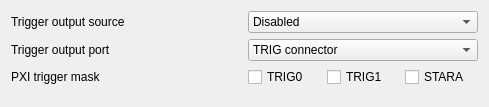
<?xml version="1.0" encoding="UTF-8"?>
<ui version="4.0">
 <class>AuxTriggerDialog</class>
 <widget class="QDialog" name="AuxTriggerDialog">
  <property name="geometry">
   <rect>
    <x>0</x>
    <y>0</y>
    <width>489</width>
    <height>107</height>
   </rect>
  </property>
  <property name="windowTitle">
   <string>Dialog</string>
  </property>
  <layout class="QGridLayout" name="gridLayout">
   <item row="2" column="1">
    <widget class="QComboBox" name="triggerOutputPort">
     <item>
      <property name="text">
       <string>TRIG connector</string>
      </property>
     </item>
     <item>
      <property name="text">
       <string>PXIe STARC</string>
      </property>
     </item>
     <item>
      <property name="text">
       <string>PXI TRIG0</string>
      </property>
     </item>
     <item>
      <property name="text">
       <string>PXI TRIG1</string>
      </property>
     </item>
     <item>
      <property name="text">
       <string>SYNC connector</string>
      </property>
     </item>
    </widget>
   </item>
   <item row="1" column="1">
    <widget class="QComboBox" name="triggerOutputSource">
     <item>
      <property name="text">
       <string>Disabled</string>
      </property>
     </item>
     <item>
      <property name="text">
       <string>Internal trigger</string>
      </property>
     </item>
     <item>
      <property name="text">
       <string>External trigger</string>
      </property>
     </item>
    </widget>
   </item>
   <item row="1" column="0">
    <widget class="QLabel" name="label_2">
     <property name="text">
      <string>Trigger output source</string>
     </property>
    </widget>
   </item>
   <item row="2" column="0">
    <widget class="QLabel" name="label">
     <property name="text">
      <string>Trigger output port</string>
     </property>
    </widget>
   </item>
   <item row="4" column="1">
    <spacer name="verticalSpacer">
     <property name="orientation">
      <enum>Qt::Vertical</enum>
     </property>
     <property name="sizeHint" stdset="0">
      <size>
       <width>20</width>
       <height>40</height>
      </size>
     </property>
    </spacer>
   </item>
   <item row="3" column="0">
    <widget class="QLabel" name="label_3">
     <property name="text">
      <string>PXI trigger mask</string>
     </property>
    </widget>
   </item>
   <item row="3" column="1">
    <layout class="QHBoxLayout" name="horizontalLayout">
     <item>
      <widget class="QCheckBox" name="maskTRIG0">
       <property name="text">
        <string>TRIG0</string>
       </property>
      </widget>
     </item>
     <item>
      <widget class="QCheckBox" name="maskTRIG1">
       <property name="text">
        <string>TRIG1</string>
       </property>
      </widget>
     </item>
     <item>
      <widget class="QCheckBox" name="maskSTARA">
       <property name="text">
        <string>STARA</string>
       </property>
      </widget>
     </item>
    </layout>
   </item>
  </layout>
 </widget>
 <resources/>
 <connections/>
</ui>
